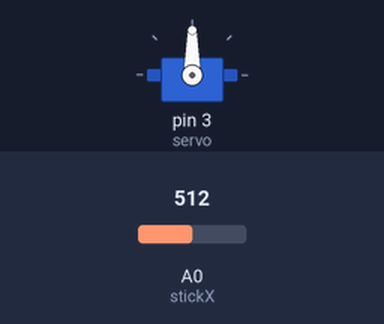
Simulated run of this sketch. Board: Arduino Uno, built with avr-gcc and run on an emulated ATmega328P. On the bench: servo. The inputs (shaded band) are chosen by the test bench; at power-on: A0 (stickX) = 512.

Above: at 1.2 s.
1.3 s: A0 (stickX) set to 716
At 2.4 s:
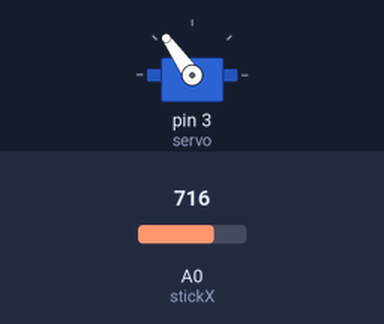
2.8 s: A0 (stickX) set to 900
At 3.2 s:
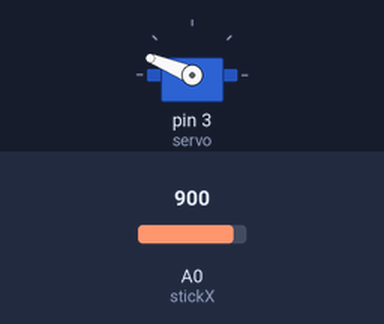
4.3 s: A0 (stickX) set to 1023
At 4.6 s:
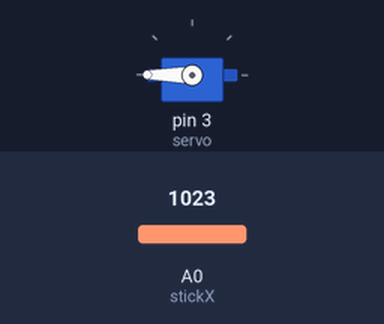
5.8 s: A0 (stickX) set to 306
At 6.7 s:
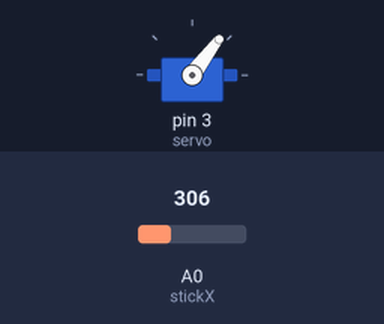
7.3 s: A0 (stickX) set to 122
At 8.1 s:
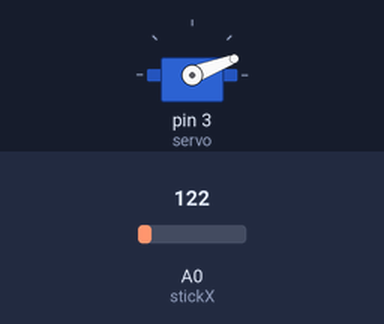
Timing chart, 0 to 9.8 s (numbered marks = the images above; inputs shaded):
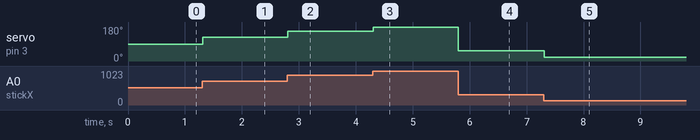

Measured:
- after the input at 1.3 s, servo on pin 3 (servo): 90° → 125° at once
- after the input at 2.8 s, servo on pin 3 (servo): 125° → 158° at once
- after the input at 4.3 s, servo on pin 3 (servo): 158° → 180° at once
- after the input at 5.8 s, servo on pin 3 (servo): 180° → 53° at once
- after the input at 7.3 s, servo on pin 3 (servo): 53° → 21° at once

The sketch:

mover-servo.ino
```cpp
#include <Servo.h>

Servo servo;
int stickX = 0; //esta variable la toma como "punto base" del stick

int servoVal; //determinamos el "angullo del servo motor" a un valor nulo por ahora

void setup()
{
  servo.attach(3); //el servo.attach nos permite adjuntar el servo a un pin
}

void loop()
{

  servoVal = analogRead(stickX); //el valor de la lectura del analogo se adiere a la variable servoVal

 //la funcion map() se divide en 5 valores
 //(Variable, valor minimo de la variable, valor maximo de la variable, dato minimo que nos devolvera, valor maximo que nos devolvera)
  servoVal = map(servoVal, 0, 1023, 0, 180); //en este caso mapeamos los datos del servo

 /*
 (valor minimo de servo 0 nos entrega el valor 0)
 (valor maximo servo 1023 nos entrega el valor 180)
 */

  servo.write(servoVal); //escribir en el servo el nuevo valor del analogo
  delay(15);
}
```
